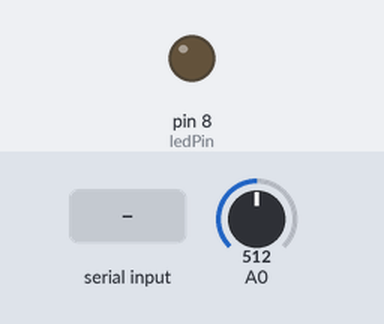
Recording of a sketch running on a simulated Arduino Uno, built with avr-gcc and run on an emulated ATmega328P. On the bench: output pins drawn as LEDs (lit = HIGH). Inputs (shaded band) come from the test bench; at power-on: A0 = 512. What the sketch prints to the serial monitor is not drawn.

Above: at 1.2 s.
1.3 s: "1" received over the second serial link
At 1.8 s:
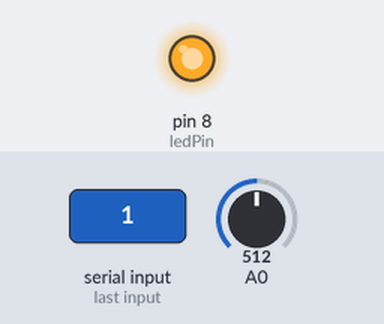
2.8 s: A0 set to 409
4.3 s: A0 set to 384
7.3 s: "0" received over the second serial link
At 7.6 s:
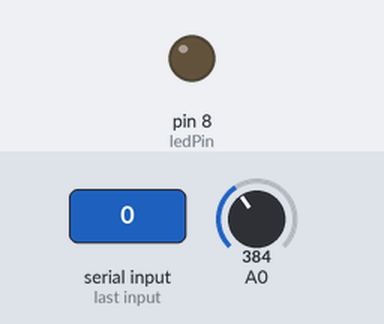
Timing chart, 0 to 10.3 s (numbered marks = the images above; inputs shaded):
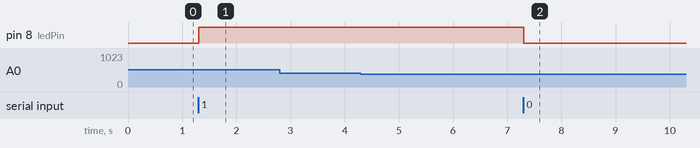

The sketch:

Master_Code.ino
```cpp
/*
   How to configure and pair two HC-05 Bluetooth Modules
   by Dejan Nedelkovski, www.HowToMechatronics.com

                   == MASTER CODE ==
*/

#define ledPin 8
#include <SoftwareSerial.h> // RX / TX
SoftwareSerial mySerial(11,12);

int state = 0;
int potValue = 0;

void setup()
{
  pinMode(ledPin, OUTPUT);
  digitalWrite(ledPin, LOW);
  Serial.begin(38400); // Default communication rate of the Bluetooth module
  Serial.println("Arduino Ready with HC-05 Master");
  mySerial.begin(38400);
  Serial.println("BTserial started at 38400");
}

void loop()
{
  if (mySerial.available())
  {
    state = mySerial.read();
    ; // Reads the data from the BT and writes to Serial
  }

  //Serial.println(state);

  // Controlling the LED
  if (state == '1')
  {
    digitalWrite(ledPin, HIGH); // LED ON
    state = 0;
  }
  if (state == '0')
  {
    digitalWrite(ledPin, LOW); // LED OFF
    state = 0;
  }

  // Reading the potentiometer
  potValue = analogRead(A0);
  int potValueMapped = map(potValue, 0, 1023, 0, 255);
  mySerial.write(potValueMapped); // Sends potValue to servo motor

  Serial.print("Pot Values: ");
  Serial.println(potValueMapped,1);
  Serial.print("BT Command: ");
  Serial.println(state,1);
  delay(10);
}
```

Measured:
- after the input at 1.3 s, pin 8 (ledPin): LOW → HIGH at once
- after the input at 7.3 s, pin 8 (ledPin): HIGH → LOW at once
